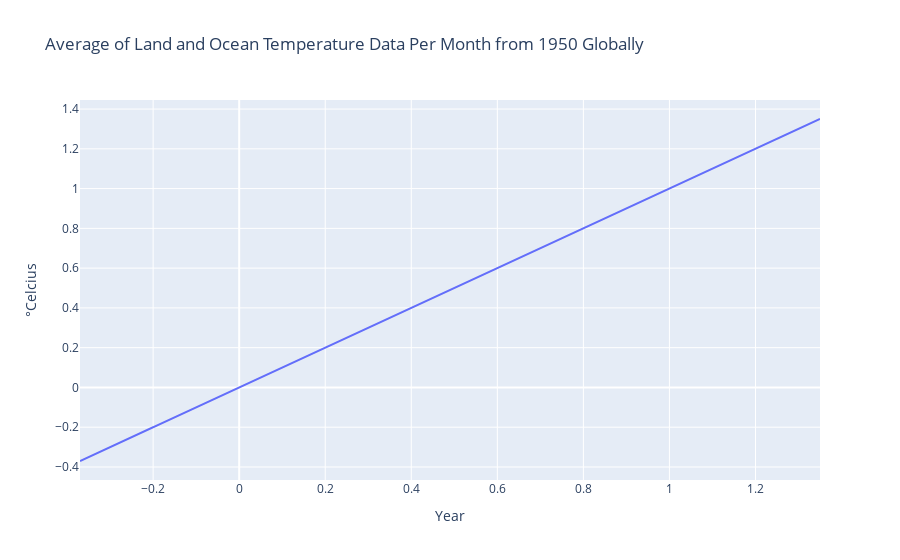

Write notebook code for a chart like this one.
### Code cell
temp = []

temp_values = land_ocean_data['Temp']
for i in range(len(temp_values)-1): #creating the change in global temps compared to 1950 by using an empty list and iterating over the indexs of the Temp column in the dataset
    change_temp = abs(temp_values[i]) + temp_values[0]
    temp.append(change_temp)


fig1_2 = px.line(land_ocean_data, x=temp_values, y='Temp', title='Average of Land and Ocean Temperature Data Per Month from 1950 Globally')

fig1_2.update_layout(
    xaxis_title='Year',
    yaxis_title='°Celcius',
    legend_title='Legend',
)

fig1_2.show()

### Figure 1 — Plotly figure (JSON) as saved in the notebook; plotly's stock layout.template omitted (floating-point values rounded to 4 significant figures; data arrays with more than 128 entries replaced by an {"elided": "..."} marker saying what was removed)
{"data": [{"hovertemplate": "Temp=%{y}<extra></extra>", "legendgroup": "", "line": {"color": "#636efa", "dash": "solid"}, "marker": {"symbol": "circle"}, "mode": "lines", "name": "", "orientation": "v", "showlegend": false, "type": "scatter", "x": {"elided": "884 float values"}, "xaxis": "x", "y": {"elided": "884 float values"}, "yaxis": "y"}], "layout": {"legend": {"title": {"text": "Legend"}, "tracegroupgap": 0}, "title": {"text": "Average of Land and Ocean Temperature Data Per Month from 1950 Globally"}, "xaxis": {"anchor": "y", "domain": [0, 1], "title": {"text": "Year"}}, "yaxis": {"anchor": "x", "domain": [0, 1], "title": {"text": "°Celcius"}}}}
